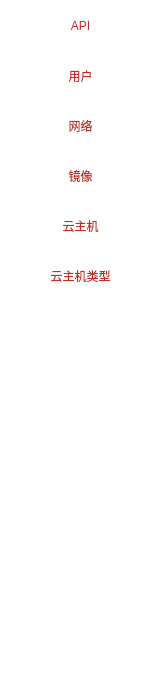
  <widget class="QWidget" name="widget_2" native="true">
   <property name="geometry">
    <rect>
     <x>0</x>
     <y>60</y>
     <width>161</width>
     <height>681</height>
    </rect>
   </property>
   <property name="styleSheet">
    <string notr="true">QWidget {
	background-color: white;
}</string>
   </property>
   <widget class="QPushButton" name="pushButton_image">
    <property name="geometry">
     <rect>
      <x>0</x>
      <y>150</y>
      <width>161</width>
      <height>51</height>
     </rect>
    </property>
    <property name="styleSheet">
     <string notr="true">QPushButton{
	font: 57 9pt &quot;HarmonyOS Sans SC&quot;;
	background-color: white;
	color: #C32E24;
	border: 1px solid white;

}

QPushButton:hover {
	background-color: #C32E24;
	color: white;
}

QPushButton:focus {
	border-left: 10px solid white;
	background-color: #C32E24;
	color: white
}</string>
    </property>
    <property name="text">
     <string>镜像</string>
    </property>
   </widget>
   <widget class="QPushButton" name="pushButton_server">
    <property name="geometry">
     <rect>
      <x>0</x>
      <y>200</y>
      <width>161</width>
      <height>51</height>
     </rect>
    </property>
    <property name="styleSheet">
     <string notr="true">QPushButton{
	font: 57 9pt &quot;HarmonyOS Sans SC&quot;;
	background-color: white;
	color: #C32E24;
	border: 1px solid white;

}

QPushButton:hover {
	background-color: #C32E24;
	color: white;
}

QPushButton:focus {
	border-left: 10px solid white;
	background-color: #C32E24;
	color: white
}</string>
    </property>
    <property name="text">
     <string>云主机</string>
    </property>
   </widget>
   <widget class="QPushButton" name="pushButton_network">
    <property name="geometry">
     <rect>
      <x>0</x>
      <y>100</y>
      <width>161</width>
      <height>51</height>
     </rect>
    </property>
    <property name="styleSheet">
     <string notr="true">QPushButton{
	font: 57 9pt &quot;HarmonyOS Sans SC&quot;;
	background-color: white;
	color: #C32E24;
	border: 1px solid white;

}

QPushButton:hover {
	background-color: #C32E24;
	color: white;
}

QPushButton:focus {
	border-left: 10px solid white;
	background-color: #C32E24;
	color: white
}</string>
    </property>
    <property name="text">
     <string>网络</string>
    </property>
   </widget>
   <widget class="QPushButton" name="pushButton_user">
    <property name="geometry">
     <rect>
      <x>0</x>
      <y>50</y>
      <width>161</width>
      <height>51</height>
     </rect>
    </property>
    <property name="styleSheet">
     <string notr="true">QPushButton{
	font: 57 9pt &quot;HarmonyOS Sans SC&quot;;
	background-color: white;
	color: #C32E24;
	border: 1px solid white;

}

QPushButton:hover {
	background-color: #C32E24;
	color: white;
}

QPushButton:focus {
	border-left: 10px solid white;
	background-color: #C32E24;
	color: white
}</string>
    </property>
    <property name="text">
     <string>用户</string>
    </property>
   </widget>
   <widget class="QPushButton" name="pushButton_flavor">
    <property name="geometry">
     <rect>
      <x>0</x>
      <y>250</y>
      <width>161</width>
      <height>51</height>
     </rect>
    </property>
    <property name="styleSheet">
     <string notr="true">QPushButton{
	font: 57 9pt &quot;HarmonyOS Sans SC&quot;;
	background-color: white;
	color: #C32E24;
	border: 1px solid white;

}

QPushButton:hover {
	background-color: #C32E24;
	color: white;
}

QPushButton:focus {
	border-left: 10px solid white;
	background-color: #C32E24;
	color: white
}</string>
    </property>
    <property name="text">
     <string>云主机类型</string>
    </property>
   </widget>
   <widget class="QPushButton" name="pushButton_api">
    <property name="geometry">
     <rect>
      <x>0</x>
      <y>0</y>
      <width>161</width>
      <height>51</height>
     </rect>
    </property>
    <property name="styleSheet">
     <string notr="true">QPushButton{
	font: 57 9pt &quot;HarmonyOS Sans SC&quot;;
	background-color: white;
	color: #C32E24;
	border: 1px solid white;

}

QPushButton:hover {
	background-color: #C32E24;
	color: white;
}

QPushButton:focus {
	border-left: 10px solid white;
	background-color: #C32E24;
	color: white
}</string>
    </property>
    <property name="text">
     <string>API</string>
    </property>
   </widget>
  </widget>
